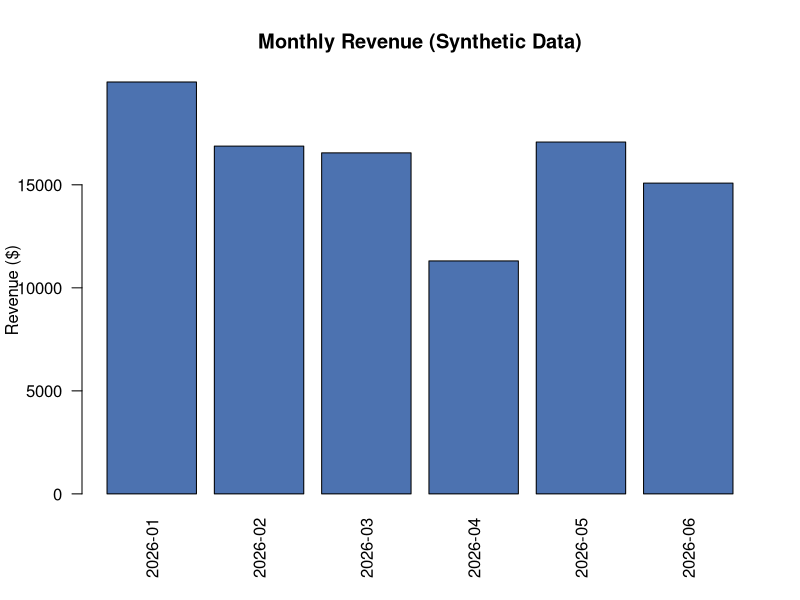

R code for this plot:
# =============================================================================
# analysis.R
# Monthly Sales Analysis of a Synthetic Retail Dataset
#
# Author : Paul
# Course : BDA400 - Data Science Tools and Techniques
# Date   : 2026-08-19
#
# Purpose:
#   Load a synthetic retail sales dataset, compute summary statistics,
#   aggregate revenue by month and by product category, and save the
#   results to the output/ folder.
#
# Inputs :
#   data/synthetic_sales.csv  (synthetic data only - no real customer data)
#
# Outputs:
#   output/monthly_revenue.csv
#   output/category_summary.csv
#   output/monthly_revenue_plot.png
# =============================================================================

# ---- 1. Load the data -------------------------------------------------------
sales <- read.csv("data/synthetic_sales.csv", stringsAsFactors = FALSE)
sales$date <- as.Date(sales$date)

# ---- 2. Basic data checks ---------------------------------------------------
cat("Rows loaded:", nrow(sales), "\n")
cat("Missing values:", sum(is.na(sales)), "\n")
str(sales)

# ---- 3. Feature engineering -------------------------------------------------
# Revenue per transaction and a year-month key for aggregation
sales$revenue <- sales$units_sold * sales$unit_price
sales$month   <- format(sales$date, "%Y-%m")

# ---- 4. Summary statistics --------------------------------------------------
summary_stats <- data.frame(
  metric = c("Total revenue", "Mean revenue per sale",
             "Median units sold", "Number of transactions"),
  value  = c(round(sum(sales$revenue), 2),
             round(mean(sales$revenue), 2),
             median(sales$units_sold),
             nrow(sales))
)
print(summary_stats)

# ---- 5. Aggregations --------------------------------------------------------
monthly_revenue <- aggregate(revenue ~ month, data = sales, FUN = sum)
monthly_revenue$revenue <- round(monthly_revenue$revenue, 2)

category_summary <- aggregate(
  cbind(revenue, units_sold) ~ category, data = sales, FUN = sum
)
category_summary$revenue <- round(category_summary$revenue, 2)
category_summary <- category_summary[order(-category_summary$revenue), ]

# ---- 6. Save outputs --------------------------------------------------------
dir.create("output", showWarnings = FALSE)
write.csv(monthly_revenue,  "output/monthly_revenue.csv",  row.names = FALSE)
write.csv(category_summary, "output/category_summary.csv", row.names = FALSE)

png("output/monthly_revenue_plot.png", width = 800, height = 500)
barplot(monthly_revenue$revenue,
        names.arg = monthly_revenue$month,
        col       = "#4C72B0",
        las       = 2,
        main      = "Monthly Revenue (Synthetic Data)",
        ylab      = "Revenue ($)")
dev.off()

cat("Analysis complete. Results saved to the output/ folder.\n")
